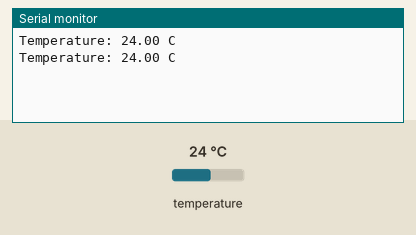
The sketch below on a simulated ESP32. Parts: the last lines printed to the serial monitor. The inputs (shaded band) are chosen by the test bench; at power-on: temperature 24 °C.

Above: at 2.3 s.
2.4 s: temperature set to 12 °C
At 2.4 s:
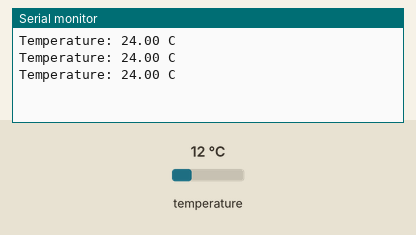
3.9 s: temperature set to 19 °C
At 3.9 s:
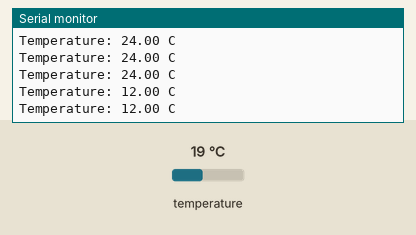
Timing chart, 0 to 6.9 s (numbered marks = the images above; inputs shaded):
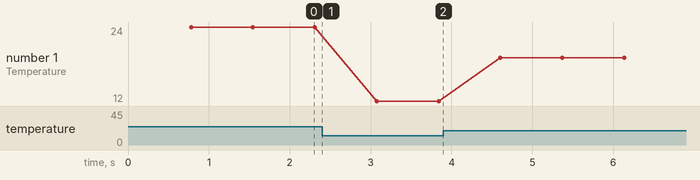

The sketch:

esp32-ds18b20-nonblocking.ino
```cpp
#include <OneWire.h>
#include <DallasTemperature.h>

constexpr uint8_t ONE_WIRE_BUS = 4;
OneWire oneWire(ONE_WIRE_BUS);
DallasTemperature sensors(&oneWire);
uint32_t conversionStarted = 0;
bool converting = false;

void setup() {
  Serial.begin(115200);
  sensors.begin();
  sensors.setResolution(12);
  sensors.setWaitForConversion(false);
}

void loop() {
  if (!converting) {
    sensors.requestTemperatures();
    conversionStarted = millis();
    converting = true;
  }
  if (converting && millis() - conversionStarted >= 750) {
    const float temperature = sensors.getTempCByIndex(0);
    Serial.printf("Temperature: %.2f C\n", temperature);
    converting = false;
  }
}
```

Measured:
- plotted number 1: 24 → 12 after the input at 2.4 s, 12 → 19 after the input at 3.9 s
